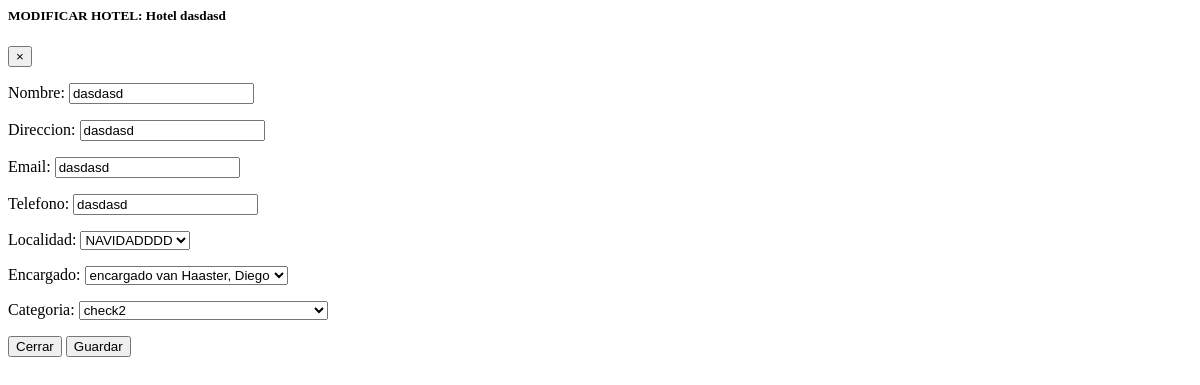
The page /hotel/modificarHotel/4 on the database as committed earlier.
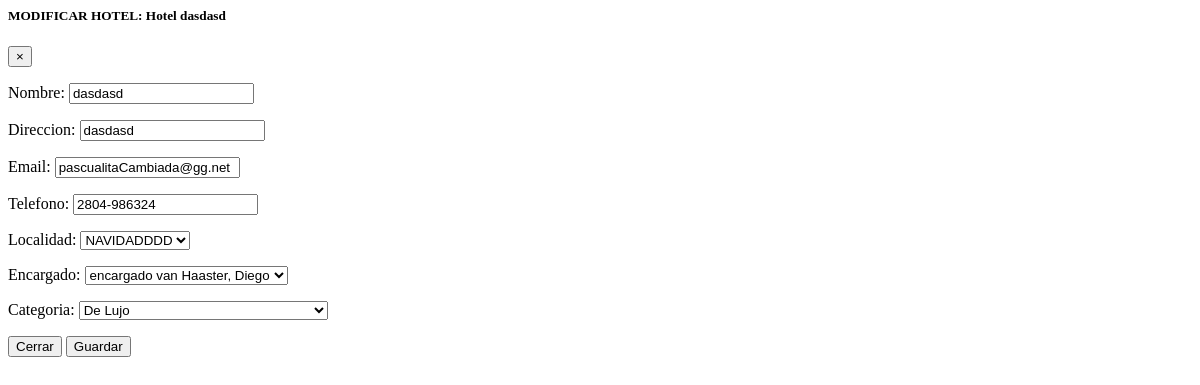
The same page on the database as committed later.
### hotel/models.py (models this page shows, shortened)
class Hotel(models.Model):
    objects = HotelManager.from_queryset(HotelQuerySet)()
    nombre = models.CharField(max_length=200)
    direccion = models.CharField(max_length=800)
    email = models.EmailField(max_length=200)
    telefono = models.CharField(max_length=200)
    localidad = models.ForeignKey(Localidad, on_delete=models.CASCADE)
    encargado= models.ForeignKey(Encargado, on_delete=models.CASCADE, null=True)
    categoria = models.ForeignKey(Categoria, on_delete=models.CASCADE)
    servicios = models.ManyToManyField(Servicio)
    tipos = models.ManyToManyField(TipoHabitacion, through='PrecioPorTipo', through_fields=('hotel', 'tipo'))
    vendedores = models.ManyToManyField(Vendedor)
    def es_hospedaje(self):
        return self.categoria.estrellas in [Categoria.ESTRELLA_A, Categoria.ESTRELLA_B, Categoria.ESTRELLA_C]
    def __str__(self):
        return f"Hospedaje {self.nombre}" if self.es_hospedaje() else f"Hotel {self.nombre}"

### core/models.py (models this page shows, shortened)
class Categoria(models.Model):
    ESTRELLA_A = 0
    ESTRELLA_B = 1
    ESTRELLA_C = 2
    ESTRELLA_1 = 3
    ESTRELLA_2 = 4
    ESTRELLA_3 = 5
    ESTRELLA_4 = 6
    ESTRELLA_5 = 7
    ESTRELLAS = (
        (ESTRELLA_A, "A"),
        (ESTRELLA_B, "B"),
        (ESTRELLA_C, "C"),
        (ESTRELLA_1, "Tourist"),
        (ESTRELLA_2, "Standard"),
        (ESTRELLA_3, "Comfort"),
        (ESTRELLA_4, "First Class"),
        (ESTRELLA_5, "Luxury"),
    )
    estrellas = models.PositiveSmallIntegerField(choices=ESTRELLAS)
    nombre = models.CharField(max_length=200)
    servicios = models.ManyToManyField(Servicio)
    def __str__(self):
        return self.nombre

class Localidad(models.Model):
    objects = LocalidadManager.from_queryset(LocalidadQuerySet)()
    nombre = models.CharField(max_length=200)
    provincia = models.ForeignKey(Provincia, on_delete=models.CASCADE)
    def __str__(self):
        return self.nombre

class Persona(models.Model):
    DNI = 0
    PASAPORTE = 1
    LIBRETA = 2
    TIPOS_DOCUMENTO = (
        (DNI, "DNI"),
        (PASAPORTE, "PASAPORTE"),
        (LIBRETA, "LIBRETA")
    )
    objects = PersonaManager.from_queryset(PersonaQuerySet)()
    tipo_documento = models.PositiveSmallIntegerField(choices=TIPOS_DOCUMENTO)
    documento = models.CharField(max_length=13)
    nombre = models.CharField(max_length=200)
    apellido = models.CharField(max_length=200)
    usuario = models.OneToOneField(User, null=True, blank=True, on_delete=models.SET_NULL)
    def __str__(self):
        return f"{self.apellido}, {self.nombre}"

### hotel/views.py (the view)
# urls.py: path('modificarHotel/<hotel>',hviews.hotelModificar, name="modalModificarHotel"),
def hotelModificar(request, hotel):
    print("---entro a modificar---")
    hotelInstancia = get_object_or_404(Hotel, pk= hotel )
    colHoteles = Hotel.objects.all()
    if request.method == 'POST':
        form=HotelForm(request.POST,instance=hotelInstancia)
        if form.is_valid():
            hotelInstancia = form.save()
            hotelInstancia.nombre=request.POST['nombre']
            hotelInstancia.direccion=request.POST['direccion']
            hotelInstancia.email=request.POST['email']
            categoria = get_object_or_404( Categoria , pk=request.POST['categoria'])
            hotelInstancia.categoria=categoria
            for servicio in hotelInstancia.categoria.servicios.all():
                    hotelInstancia.servicios.add(servicio)
            hotelInstancia.save()
            return redirect('hotel:hotel')
        else:
            form=HotelForm(request.POST,instance=hotelInstancia)
    else:
        form=HotelForm(instance=hotelInstancia)
        form.fields['nombre'].widget.attrs['readonly'] = True
        form.fields['localidad'].widget.attrs['readonly'] = True
        form.fields['direccion'].widget.attrs['readonly'] = True
        form.fields['encargado'].widget.attrs['readonly'] = True
    return render(request, "hotel/modals/modal_hotel_modificar.html", {"colHoteles": colHoteles, "formulario": form, "hotel": hotelInstancia})

### hotel/forms.py
class HotelForm(ModelForm):
    class Meta:
        model=Hotel
        fields = '__all__'
        exclude = ['servicios','tipos', 'vendedores']
    def __init__(self, *args, **kwargs):
        super(HotelForm, self).__init__(*args, **kwargs)
        self.fields['nombre'].widget.attrs.update({'class': 'form-control'})
        self.fields['localidad'].widget.attrs.update({'class': 'form-control'})
        self.fields['direccion'].widget.attrs.update({'class': 'form-control'})
        self.fields['email'].widget.attrs.update({'class': 'form-control'})
        self.fields['telefono'].widget.attrs.update({'class': 'form-control'})
        self.fields['encargado'].widget.attrs.update({'class': 'form-control'})
        self.fields['categoria'].widget.attrs.update({'class': 'form-control'})

### core/models.py (called while the page is built)
    def __str__(self):
        return f"{self.get_tipo_display()} {self.persona}"

### hotel/templates/hotel/modals/modal_hotel_modificar.html (shortened to what this page needs)
<div class="modal-xl modal-dialog">
    <div class="modal-content">
        <div class="modal-header">
            <h5 class="modal-title " id="exampleModalLabel">
                MODIFICAR HOTEL: {{hotel}}
            </h5>
            <button type="button" class="close" data-dismiss="modal" aria-label="Close">
                <span aria-hidden="true">&times;</span>
            </button>
        </div>
        <form action="{% url 'hotel:modalModificarHotel' hotel.pk %}" method="POST">
        <div class="modal-body">
            {{ formulario.as_p }}
        </div>
        <div class="modal-footer">
            <button type="dismiss" class="Cerrar" data-dismiss="modal">Cerrar</button>
            <button type="submit" name="accion" class="Guardar" value="hotel">Guardar</button>
        </div>
        </form>
    </div>
</div>

Rows that differ between the two databases and show on the page:
changed Hotel "Hotel dasdasd": email "dasdasd" → "pascualitaCambiada@gg.net"; telefono "dasdasd" → "2804-986324"; categoria "check2" → "De Lujo"
